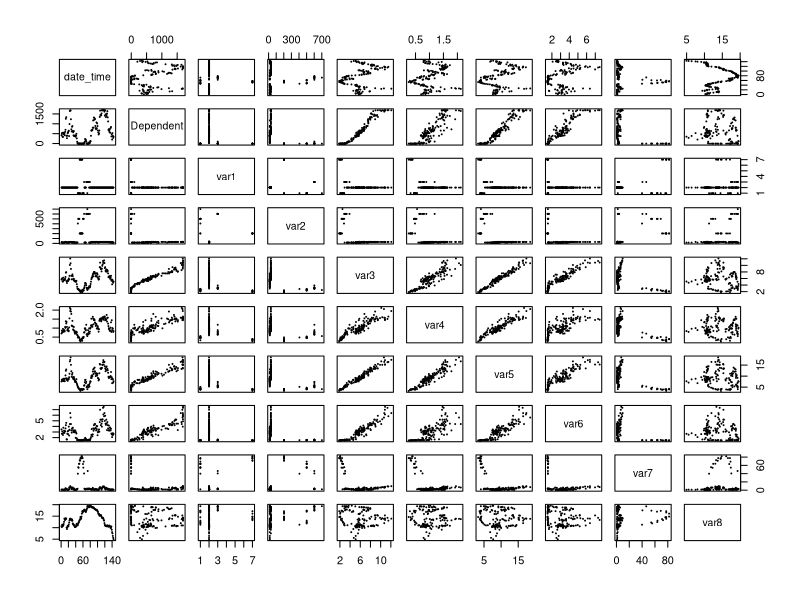
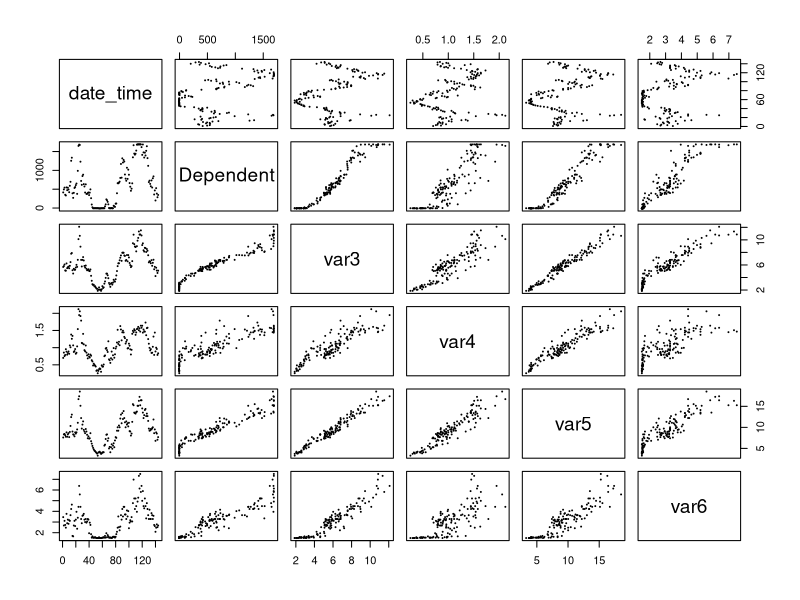
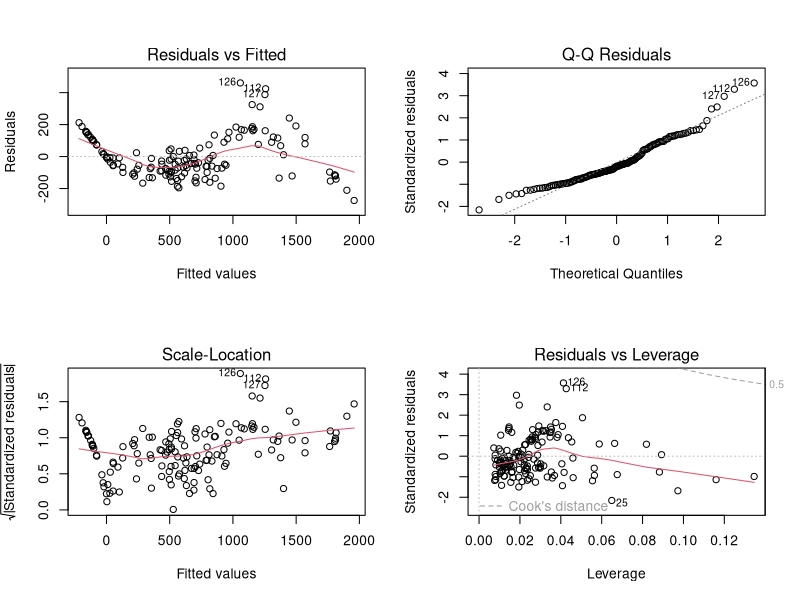
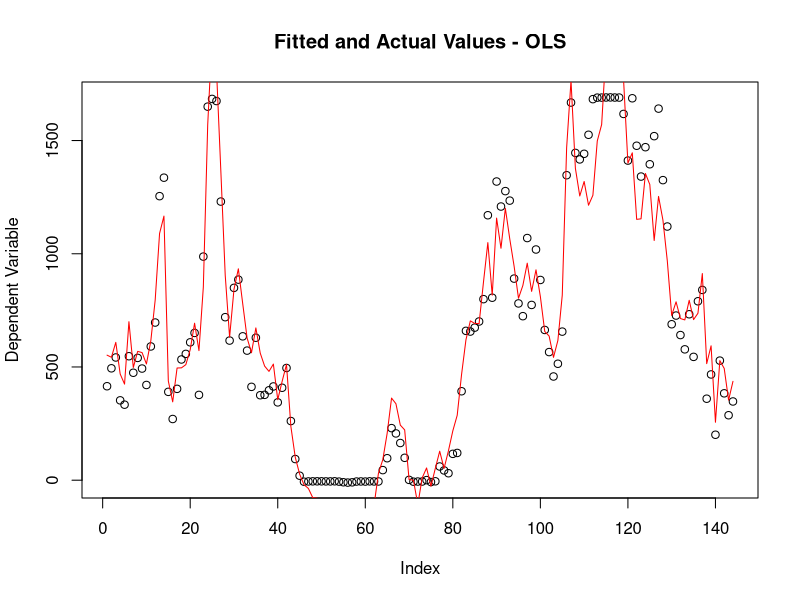
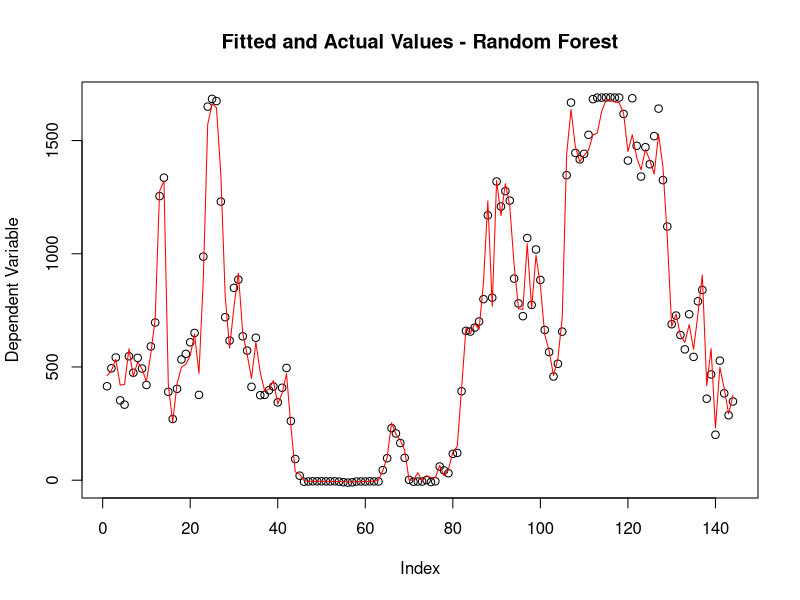
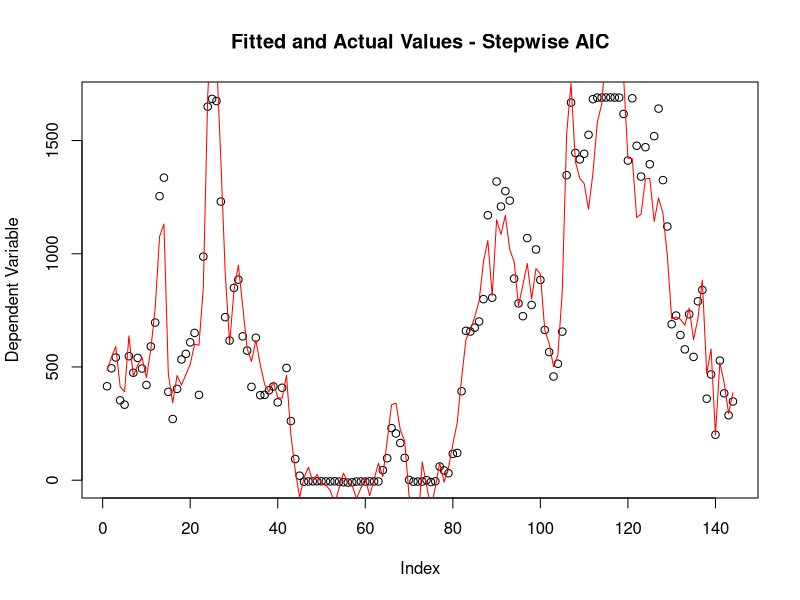

Here is the R script that generated these plots, in order: (Note: this script raises an error after producing the figures.)
## ---- chunk 1
# Read data and print summary information
Data2 <- read.csv("Data2.csv", header = TRUE)

# Summary and information
str(Data2)
summary(Data2)
## ---- chunk 2
plot(Data2, pch = 20, cex = 0.3)
## ---- chunk 3
table(Data2$var1)
table(Data2$var2)
table(Data2$var1, Data2$var2)
## ---- chunk 4
# Plot and correlation matrix for var3, var4, var5, and var6
plot(Data2[, c(1, 2, 5, 6, 7, 8)], pch = 20, cex = 0.3)
cor(Data2[, c(2, 5, 6, 7, 8)])
## ---- chunk 5
ols_fit <- lm(Dependent ~ var3 + var5 + var6, data = Data2); summary(ols_fit)
## ---- chunk 6
par(mfrow = c(2, 2))
plot(ols_fit); par(mfrow = c(1, 1))
## ---- chunk 7
plot(Data2$Dependent, ylab = "Dependent Variable",
     main = "Fitted and Actual Values - OLS")
points(ols_fit$fitted.values, type = "l", col = "red")
## ---- chunk 8
# Load package and set seed
library(caret)
set.seed(1234)

train_index <- createDataPartition(y = Data2$Dependent, 
                                   times = 1, p = 0.80, list = FALSE)
Data2_train <- Data2[train_index, ]
Data2_test <- Data2[-train_index, ]
## ---- chunk 9
library(randomForest)

forest_model <- randomForest(Dependent ~ var3 + var4 + var5 + var6 + var7 + var8,
                             data = Data2_train, 
                             xtest = Data2_test[ , 5:10], 
                             ytest = Data2_test[, 2], keep.forest = TRUE)
forest_model
## ---- chunk 10
plot(Data2$Dependent, ylab = "Dependent Variable",
     main = "Fitted and Actual Values - Random Forest")
points(predict(forest_model, newdata = Data2[, 5:10]), type = "l", col = "red")
## ---- chunk 11
step_model <- train(Dependent ~ var1 + var2 + var3 + var4 + var5 + var6 + var7 + var8, 
                        data = Data2_train, method = "lmStepAIC")
## ---- chunk 12
step_model
## ---- chunk 13
# Calculates the MSE on the test set
mean((predict(step_model, newdata = Data2_test[, 3:10]) - Data2_test$Dependent)^2)
## ---- chunk 14
plot(Data2$Dependent, ylab = "Dependent Variable",
     main = "Fitted and Actual Values - Stepwise AIC")
points(predict(step_model, newdata = Data2[, 3:10]), type = "l", col = "red")
## ---- chunk 15
pca_model <- train(Dependent ~ var1 + var2 + var3 + var4 + var5 + var6 + var7 + var8, 
                      data = Data2_train, method = "pcr")
## ---- chunk 16
mean((predict(pca_model, newdata = Data2_test[, 3:10]) - Data2_test$Dependent)^2)
## ---- chunk 17
plot(Data2$Dependent, ylab = "Dependent Variable",
     main = "Fitted and Actual Values - PCA Regression")
points(predict(pca_model, newdata = Data2[, 3:10]), type = "l", col = "red")
## ---- chunk 18
plot(Data2$Dependent, ylab = "Dependent Variable",
     main = "Fitted and Actual Values - 4 Different Methods",
     ylim = c(-200, 1900))
points(ols_fit$fitted.values, type = "l", col = "red")
points(predict(forest_model, newdata = Data2[, 5:10]), type = "l", col = "blue")
points(predict(step_model, newdata = Data2[, 3:10]), type = "l", col = "green")
points(predict(pca_model, newdata = Data2[, 3:10]), type = "l", col = "black")
legend(40, 1800, 
       col = c("red", "blue", "green", "black"), 
       legend = c("OLS", "Forest", "StepAIC", "PCA"), lwd = 2)
